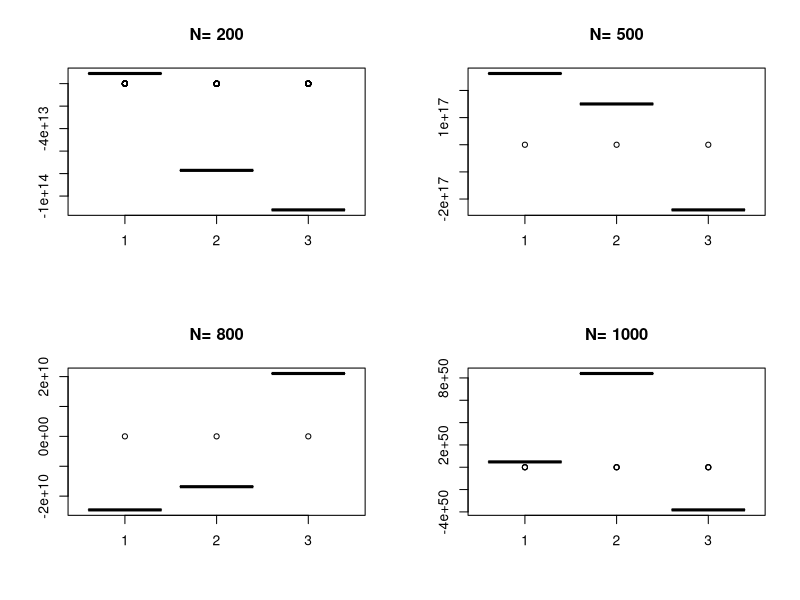

Reproduce this figure in R.
# Generate data
set.seed(123)
Ns <- c(200, 500, 800, 1000)
R <- 200
beta_true <- as.matrix(c(0.5, 1.2, -1))
# X <- lapply(N, function(n) cbind(rep(1,n), mvrnorm(n=n,mu=rep(0,2),Sigma=diag(2))))
# Y <- lapply(X, function(x) rbinom(nrow(x), size=1, prob=plogis(X %*% beta_true)))

# Define the log-likelihood function
loglik <- function(beta,X,Y) {
  eta <- X %*% beta
  p <- plogis(eta)
  sum(Y*log(p+1e-13) + (1-Y)*log(1-p+1e-13)) # 防止取对数时出现inf
}

# Define the score function, which is also the gradient
score <- function(beta,X,Y) {
  eta <- X %*% beta
  p <- plogis(eta)
  t(X) %*% (Y - p)
}

# Define the Hessian matrix
hessian <- function(beta,X,Y) {
  eta <- X %*% beta
  p <- plogis(eta)
  W <- diag(as.numeric(p*(1-p)))
  t(X) %*% W %*% X
}

# Implement the Newton-Raphson algorithm
library(MASS)
opar <- par(mfrow=c(2,2))
for(i in 1:length(Ns)){
  N = Ns[i]
  beta_hat_collection = matrix(rep(0,3*R),nrow=3)
  beta_hat = as.matrix(rep(0,3)) # initial point
  for (r in seq_len(R)) {
    x = cbind(rep(1,N),10*rnorm(N),10*rnorm(N))
    prob = plogis(x%*% beta_true)
    y = as.numeric(prob>0.9) # true value of y
    loglik_old <- -Inf
    iter = 0
    while (TRUE) {
      score_new <- score(beta_hat,x,y)
      hessian_new <- hessian(beta_hat,x,y)
      beta_new <- beta_hat + ginv(hessian_new) %*% score_new # pseudo inverse
      
      # loglik_new <- loglik(beta_new,x,y)
      # print(loglik_new)
      
      if ( max(abs(beta_new-beta_hat)) <1e-5 || iter>100 ) break
    
      beta_hat <- beta_new
      iter = iter + 1
      # loglik_old <- loglik_new
    }
    
    beta_hat_collection[1:3,r] = beta_hat
  }
  boxplot(t(beta_hat_collection),main=paste('N=',N))
  }


